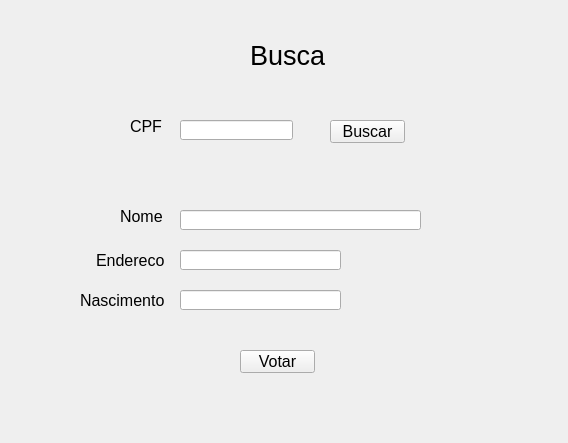
<?xml version="1.0" encoding="UTF-8"?>
<ui version="4.0">
 <class>Form</class>
 <widget class="QWidget" name="Form">
  <property name="geometry">
   <rect>
    <x>0</x>
    <y>0</y>
    <width>568</width>
    <height>443</height>
   </rect>
  </property>
  <property name="windowTitle">
   <string>Form</string>
  </property>
  <widget class="QLabel" name="label">
   <property name="geometry">
    <rect>
     <x>250</x>
     <y>10</y>
     <width>121</width>
     <height>91</height>
    </rect>
   </property>
   <property name="font">
    <font>
     <pointsize>20</pointsize>
    </font>
   </property>
   <property name="text">
    <string>Busca</string>
   </property>
  </widget>
  <widget class="QLabel" name="labelBuscaCpf">
   <property name="geometry">
    <rect>
     <x>130</x>
     <y>120</y>
     <width>47</width>
     <height>13</height>
    </rect>
   </property>
   <property name="font">
    <font>
     <pointsize>12</pointsize>
    </font>
   </property>
   <property name="text">
    <string>CPF</string>
   </property>
  </widget>
  <widget class="QLineEdit" name="lineEditBuscaCpf">
   <property name="geometry">
    <rect>
     <x>180</x>
     <y>120</y>
     <width>113</width>
     <height>20</height>
    </rect>
   </property>
  </widget>
  <widget class="QPushButton" name="pushButtonBuscaBuscar">
   <property name="geometry">
    <rect>
     <x>330</x>
     <y>120</y>
     <width>75</width>
     <height>23</height>
    </rect>
   </property>
   <property name="font">
    <font>
     <pointsize>12</pointsize>
    </font>
   </property>
   <property name="text">
    <string>Buscar</string>
   </property>
  </widget>
  <widget class="QLabel" name="labelBuscaNome">
   <property name="geometry">
    <rect>
     <x>120</x>
     <y>210</y>
     <width>47</width>
     <height>13</height>
    </rect>
   </property>
   <property name="font">
    <font>
     <pointsize>12</pointsize>
    </font>
   </property>
   <property name="text">
    <string>Nome</string>
   </property>
  </widget>
  <widget class="QLineEdit" name="lineEditBuscaNome">
   <property name="geometry">
    <rect>
     <x>180</x>
     <y>210</y>
     <width>241</width>
     <height>20</height>
    </rect>
   </property>
  </widget>
  <widget class="QLabel" name="labelBuscaEndereco">
   <property name="geometry">
    <rect>
     <x>96</x>
     <y>250</y>
     <width>71</width>
     <height>20</height>
    </rect>
   </property>
   <property name="font">
    <font>
     <pointsize>12</pointsize>
    </font>
   </property>
   <property name="text">
    <string>Endereco</string>
   </property>
  </widget>
  <widget class="QLabel" name="labelBuscaNascimento">
   <property name="geometry">
    <rect>
     <x>80</x>
     <y>290</y>
     <width>91</width>
     <height>20</height>
    </rect>
   </property>
   <property name="font">
    <font>
     <pointsize>12</pointsize>
    </font>
   </property>
   <property name="text">
    <string>Nascimento</string>
   </property>
  </widget>
  <widget class="QLineEdit" name="lineEditBuscaEndereco">
   <property name="geometry">
    <rect>
     <x>180</x>
     <y>250</y>
     <width>161</width>
     <height>20</height>
    </rect>
   </property>
  </widget>
  <widget class="QLineEdit" name="lineEdit_4">
   <property name="geometry">
    <rect>
     <x>180</x>
     <y>290</y>
     <width>161</width>
     <height>20</height>
    </rect>
   </property>
  </widget>
  <widget class="QPushButton" name="pushButtonBuscaVoltar">
   <property name="geometry">
    <rect>
     <x>240</x>
     <y>350</y>
     <width>75</width>
     <height>23</height>
    </rect>
   </property>
   <property name="font">
    <font>
     <pointsize>12</pointsize>
    </font>
   </property>
   <property name="text">
    <string>Votar</string>
   </property>
  </widget>
 </widget>
 <resources/>
 <connections/>
</ui>
